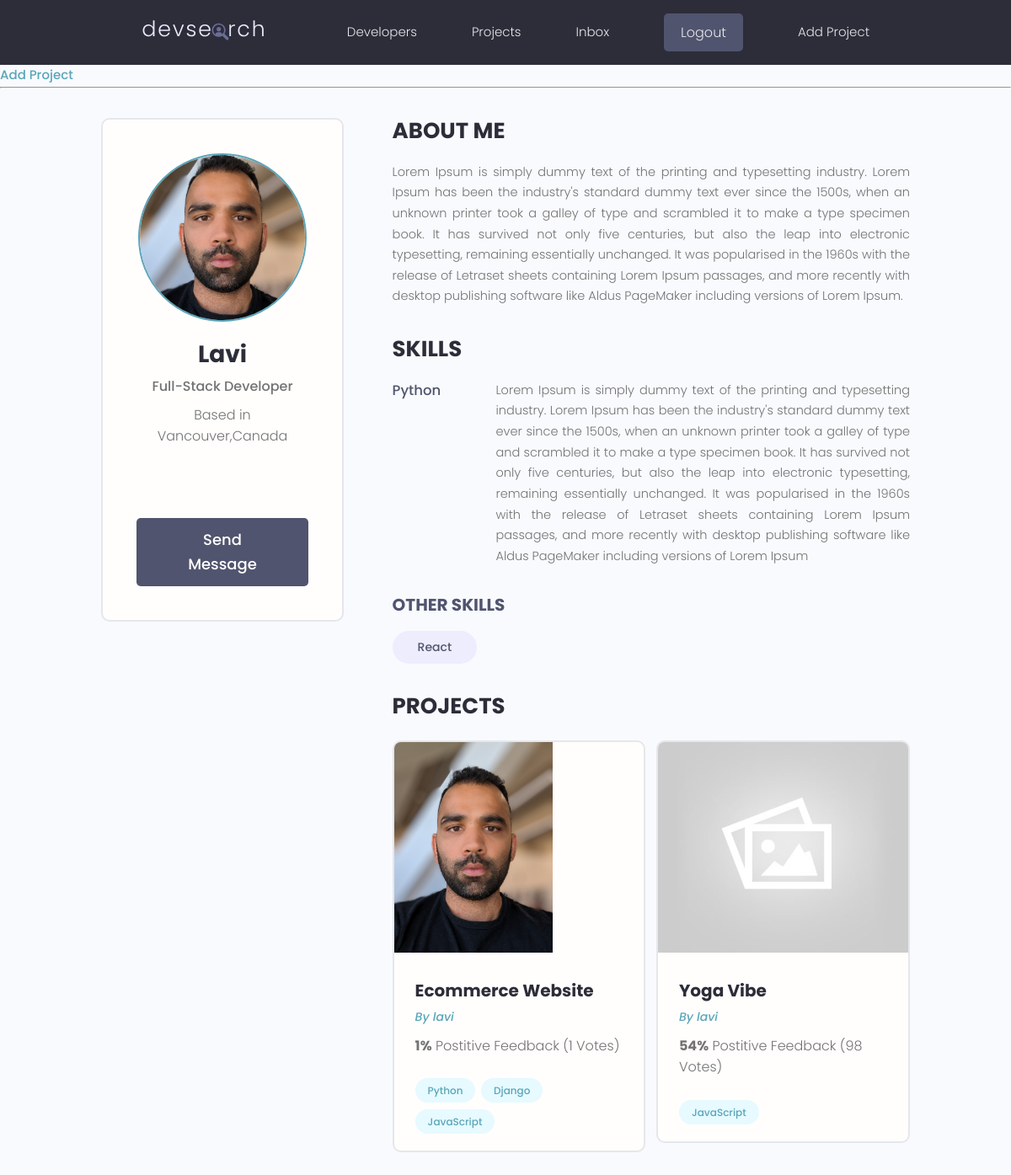
The app's page /user/0b817bde-0489-4c76-baa1-de5bf884090e/ (signed in) with its own data.
### users/models.py (models this page shows)
class Profile(models.Model):
    user = models.OneToOneField(User,on_delete=models.CASCADE,null = True,blank = True)
    name = models.CharField(max_length=200,null=True)
    email = models.EmailField(max_length=500,null=True)
    short_intro = models.CharField(max_length=500,null=True)
    bio = models.TextField(null=True)
    username = models.CharField(max_length=200,null=True,blank=True)
    location = models.CharField(max_length=200,null=True,blank=True)
    profile_image = models.ImageField(null=True,blank=True,upload_to='profiles/',default='profiles/user-default.png')
    social_github = models.CharField(max_length=200,null=True)
    social_twitter = models.CharField(max_length=200,null=True)
    social_linkedin= models.CharField(max_length=200,null=True)
    social_website= models.CharField(max_length=200,null=True)
    created = models.DateTimeField(auto_now_add=True)
    id = models.UUIDField(default=uuid.uuid4,unique=True,primary_key=True,editable=False)
    def __str__(self):
        return str(self.user)

class Skill(models.Model):
    owner = models.ForeignKey(Profile,on_delete=models.CASCADE,null=True,blank=True)
    name = models.CharField(max_length=200,null=True)
    description = models.TextField(null=True,blank = True)
    created  = models.DateTimeField(auto_now_add=True)
    id = models.UUIDField(default=uuid.uuid4,unique=True,primary_key=True,editable=False)
    def __str__(self):
        return str(self.name)

### projects/models.py (models this page shows, shortened)
class Project(models.Model):
    owner = models.ForeignKey(Profile,null = True,blank = True , on_delete=models.SET_NULL)
    title = models.CharField(max_length = 200)
    tags = models.ManyToManyField(Tag,blank=True)
    vote_total = models.IntegerField(default = 0, null = True,blank = True)
    featured_image = models.ImageField(null=True,blank=True,default="default.jpg")
    vote_ratio = models.IntegerField(default = 0, null = True,blank = True)
    description = models.TextField(null = True,blank = True)
    demo_link = models.CharField(max_length = 200,null = True,blank = True)
    source_link = models.CharField(max_length = 200,null = True,blank = True)
    created = models.DateTimeField(auto_now_add = True)
    id = models.UUIDField(default = uuid.uuid4, unique=True,primary_key=True, editable = False)

class Tag(models.Model):
    name = models.CharField(max_length = 200)
    created = models.DateTimeField(auto_now_add = True)
    id = models.UUIDField(default = uuid.uuid4, unique=True,primary_key=True, editable = False)
    def __str__(self):
        return self.name

### users/views.py (the view)
# urls.py: path('user/<str:pk>/',views.userProfile,name='user-profile'),
def userProfile(request,pk):
    profile = Profile.objects.get(id=pk)
    topSkills = profile.skill_set.exclude(description__exact="")
    otherSkills = profile.skill_set.filter(description="")
    context = {'profile':profile,'topSkills':topSkills,'otherSkills':otherSkills}
    return render(request, 'users/user-profile.html',context)

### users/templates/users/user-profile.html (shortened to what this page needs)
{% extends "main.html" %}
{% block content %}
<main class="profile my-md">
    <div class="container">
      <div class="layout">
        <div class="column column--1of3">
          <div class="card text-center">
            <div class="card__body dev">
              <img class="avatar avatar--xl" src="{{ profile.profile_image.url}}" />
              <h2 class="dev__name">{{profile.name}}</h2>
              <p class="dev__title">{{profile.short_intro}}</p>
              <p class="dev__location">Based in {{profile.location}}</p>
              <ul class="dev__social">
              </ul>
              <a href="#" class="btn btn--sub btn--lg">Send Message </a>
            </div>
          </div>
        </div>
        <div class="column column--2of3">
          <div class="devInfo">
            <h3 class="devInfo__title">About Me</h3>
            <p class="devInfo__about">{{profile.bio}}</p>
          </div>
          <div class="devInfo">
            <h3 class="devInfo__title">Skills</h3>
            <div class="devInfo__skills">
              {% for skill in topSkills %}
              <div class="devSkill">
                <h4 class="devSkill__title">{{skill.name}}</h4>
                <p class="devSkill__info">
                  {{skill.description}}
                </p>
              </div>
              {% endfor %}
              <h3 class="devInfo__subtitle">Other Skills</h3>
              <div class="devInfo__otherSkills">
                {% for skill in otherSkills %}
                <span class="tag tag--pill tag--sub tag--lg">
                  <small>{{skill}}</small>
                </span>
                {% endfor %}
              </div>
            </div>
          </div>
          <div class="devInfo">
            <h3 class="devInfo__title">Projects</h3>
            <div class="grid grid--two">
              {%for project in profile.project_set.all%}
              <div class="column">
                <div class="card project">
                  <a href="{%url 'project' project.id%}" class="project">
                    <img class="project__thumbnail" src="{{project.featured_image.url}}" alt="project thumbnail" />
                    <div class="card__body">
                      <h3 class="project__title">{{project.title}}</h3>
                      <p><a class="project__author" href="profile.html">By {{project.owner}}</a></p>
                      <p class="project--rating">
                        <span style="font-weight: bold;">{{project.vote_ratio}}%</span> Postitive
                        Feedback ({{project.vote_total}} Votes)
                      </p>
                      <div class="project__tags">
                        {% for tag in project.tags.all %}
                        <span class="tag tag--pill tag--main">
                          <small>{{tag}}</small>
                        </span>
                        {% endfor %}
                      </div>
                    </div>
                  </a>
                </div>
              </div>
              {%endfor%}
            </div>
          </div>
        </div>
      </div>
    </div>
  </main>
{% endblock content %}

### static/styles/app.css (style rules this page uses)
:root { --color-sub: #2d2d39; }
.btn--sub { background-color: var(--color-sub-light); }
.card { border: 2px solid var(--color-light); }
img { width: 100%; }
.profile .card > .dev { padding: 4rem; }
.dev__name { color: var(--color-sub); font-size: 2.8rem; font-weight: 700; margin-top: 1rem; margin-bottom: 0.5rem; }
.dev__title { font-size: 1.6rem; font-weight: 500; line-height: 1.3; }
.dev__location { margin-top: 1rem; }
.dev__social { margin: 3rem 0; list-style: none; display: flex; justify-content: center; gap: 1.5rem; }
.devInfo { margin-bottom: 3rem; }
.devInfo__title, .devInfo__subtitle { font-size: 2.6rem; color: var(--color-sub); text-transform: uppercase; font-weight: 700; margin-bottom: 1.5rem; }
.devInfo__subtitle { font-size: 2rem; color: var(--color-sub-light); }
.devInfo__about, .devSkill__info { font-size: 1.45rem; line-height: 1.7; text-align: justify; }
.devSkill { margin-bottom: 3rem; }
.devSkill__title { font-size: 1.65rem; font-weight: 500; color: var(--color-sub-light); }
@media screen and (min-width: 700px) { .devSkill { display: flex; justify-content: space-between; gap: 3rem; } }
@media screen and (min-width: 700px) { .devSkill__info { flex-basis: 80%; } }
.project__author { font-size: 1.4rem; font-style: italic; }
.project--rating { margin-bottom: 1.6em; margin-top: .5em; }
.project__thumbnail { height: 25rem; object-fit: cover; object-position: top center; }
.project__title { font-size: 2rem; font-weight: 700; color: var(--color-sub); }

### static/uikit/styles/modules/_variables.css (style rules this page uses)
:root { --color-main: #5aa5b9; --color-main-light: #e6faff; --color-sub: #3f4156; --color-sub-light: #51546e; --color-sub-lighter: #ededfd; --color-text: #737373; --color-gray: #8b8b8b; --color-light: #e5e7eb; --color-light-gray: #767676; --color-bg: #f8fafd; --color-white: #fffefd; --color-white-light: #f3f3f3; --color-success: #359e64; --color-success-bg: #def8e8; --color-error: #fc4b0b; --color-error-bg: #fff2ee; --font-base: 'Poppins', arial, helvetica, 'Segoe UI', roboto, ubuntu, sans-serif; --font-monospace: 'Fira Code', 'Courier New', courier, monospace; --font-regular: 300; --font-medium: 500; --font-bold: 700; --generic-shadow: 1px 1px 5px #00000010; --generic-transition: all 0.3s ease-in-out; }

### static/uikit/styles/modules/_base.css (style rules this page uses)
* { margin: 0; padding: 0; box-sizing: border-box; text-rendering: optimizeLegibility; color: inherit; font-size: inherit; }
html { font-size: 50%; }
@media only screen and (min-width: 480px) { html { font-size: 56.25%; } }
@media only screen and (min-width: 1200px) { html { font-size: 62.5%; } }
body { line-height: 1.6; font-weight: 400; font-size: 1.5rem; color: var(--color-text); background-color: var(--color-bg); min-height: 100vh; }

### static/uikit/styles/modules/_typography.css (style rules this page uses)
* { font-family: var(--font-base); }
h2 { font-size: 3.6rem; font-weight: var(--font-bold); }
h3 { font-size: 3.2rem; font-weight: var(--font-medium); }
h4 { font-size: 2.8rem; font-weight: var(--font-medium); }
p, span, strong { font-size: 1.6rem; color: var(--color-text); font-weight: var(--font-regular); }
a { padding-bottom: 2px; text-decoration: none; display: inline-block; color: var(--color-main); font-weight: var(--font-medium); }

### static/uikit/styles/modules/_utilities.css (style rules this page uses)
.container { width: 92%; max-width: 165rem; margin: 0 auto; box-sizing: border-box; }
@media screen and (min-width: 1000px) { .container { width: 90%; } }
@media screen and (min-width: 1200px) { .container { width: 80%; } }
.text-center { text-align: center; }
.my-md { margin: 3rem auto; }

### static/uikit/styles/modules/_avatar.css (style rules this page uses)
.avatar { border-radius: 50%; border: 2px solid var(--color-main); object-fit: cover; }
.avatar--xl { height: 20rem; width: 20rem; }

### static/uikit/styles/modules/_button.css (style rules this page uses)
.btn { display: inline-block; position: relative; cursor: pointer; background-color: var(--color-light); font-weight: var(--font-medium); color: var(--color-sub); text-decoration: none; padding: 1rem 2rem; border-radius: 0.5rem; border: none; width: -webkit-fit-content; width: -moz-fit-content; width: fit-content; height: -webkit-fit-content; height: -moz-fit-content; height: fit-content; font-size: 1.6rem; outline-width: 0; outline-color: transparent; -webkit-backface-visibility: hidden; backface-visibility: hidden; transition: all 0.3s ease-in-out; }
.btn--sub { background-color: var(--color-sub); color: var(--color-white); }
.btn--lg { font-size: 1.8rem; padding: 1.2rem 4.5rem; }

### static/uikit/styles/modules/_card.css (style rules this page uses)
.card { border-radius: 1rem; background-color: var(--color-white); border: 1.5px solid var(--color-light); width: auto; height: auto; margin-top: 0.5rem; margin-bottom: 0.5rem; overflow: hidden; }
.card__body, .card__header { padding: 2rem 2.5rem; }

### records on screen
Profile: profile_image (picture), name "Lavi", short_intro "Full-Stack Developer", location "Vancouver,Canada", bio "Lorem Ipsum is simply dummy text of the printing and typesetting industry. Lorem Ipsum has been the industry's standard dummy text ever since the 1500s, when an unknown printer took a galley of type and scrambled it to make a type specimen book. It has survived not only five centuries, but also the leap into electronic typesetting, remaining essentially unchanged. It was popularised in the 1960s with the release of Letraset sheets containing Lorem Ipsum passages, and more recently with desktop publishing software like Aldus PageMaker including versions of Lorem Ipsum."
Skill: name "Python", description "Lorem Ipsum is simply dummy text of the printing and typesetting industry. Lorem Ipsum has been the industry's standard dummy text ever since the 1500s, when an unknown printer took a galley of type and scrambled it to make a type specimen book. It has survived not only five centuries, but also the leap into electronic typesetting, remaining essentially unchanged. It was popularised in the 1960s with the release of Letraset sheets containing Lorem Ipsum passages, and more recently with desktop publishing software like Aldus PageMaker including versions of Lorem Ipsum"
Skill: name "React"
Project: featured_image (picture), title "Ecommerce Website", owner "lavi", vote_ratio "1", vote_total "1"
Tag: name "Python"
Tag: name "Django"
Tag: name "JavaScript"
Project: featured_image (placeholder picture), title "Yoga Vibe", owner "lavi", vote_ratio "54", vote_total "98"
